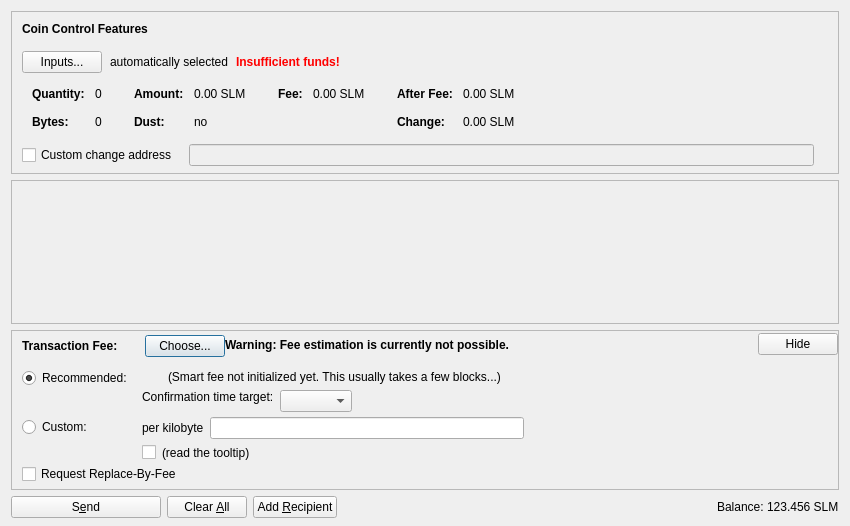
<?xml version="1.0" encoding="UTF-8"?>
<ui version="4.0">
 <class>SendCoinsDialog</class>
 <widget class="QDialog" name="SendCoinsDialog">
  <property name="geometry">
   <rect>
    <x>0</x>
    <y>0</y>
    <width>850</width>
    <height>526</height>
   </rect>
  </property>
  <property name="windowTitle">
   <string>Send Coins</string>
  </property>
  <layout class="QVBoxLayout" name="verticalLayout" stretch="0,1,0,0">
   <property name="bottomMargin">
    <number>8</number>
   </property>
   <item>
    <widget class="QFrame" name="frameCoinControl">
     <property name="sizePolicy">
      <sizepolicy hsizetype="Expanding" vsizetype="Expanding">
       <horstretch>0</horstretch>
       <verstretch>0</verstretch>
      </sizepolicy>
     </property>
     <property name="maximumSize">
      <size>
       <width>16777215</width>
       <height>16777215</height>
      </size>
     </property>
     <property name="frameShape">
      <enum>QFrame::StyledPanel</enum>
     </property>
     <property name="frameShadow">
      <enum>QFrame::Sunken</enum>
     </property>
     <layout class="QVBoxLayout" name="verticalLayoutCoinControl2">
      <property name="spacing">
       <number>0</number>
      </property>
      <property name="leftMargin">
       <number>0</number>
      </property>
      <property name="topMargin">
       <number>0</number>
      </property>
      <property name="rightMargin">
       <number>0</number>
      </property>
      <property name="bottomMargin">
       <number>6</number>
      </property>
      <item>
       <layout class="QVBoxLayout" name="verticalLayoutCoinControl" stretch="0,0,0,0,1">
        <property name="spacing">
         <number>0</number>
        </property>
        <property name="leftMargin">
         <number>10</number>
        </property>
        <property name="topMargin">
         <number>10</number>
        </property>
        <item>
         <layout class="QHBoxLayout" name="horizontalLayoutCoinControl1">
          <property name="bottomMargin">
           <number>15</number>
          </property>
          <item>
           <widget class="QLabel" name="labelCoinControlFeatures">
            <property name="sizePolicy">
             <sizepolicy hsizetype="Preferred" vsizetype="Maximum">
              <horstretch>0</horstretch>
              <verstretch>0</verstretch>
             </sizepolicy>
            </property>
            <property name="font">
             <font>
              <weight>75</weight>
              <bold>true</bold>
             </font>
            </property>
            <property name="styleSheet">
             <string notr="true">font-weight:bold;</string>
            </property>
            <property name="text">
             <string>Coin Control Features</string>
            </property>
           </widget>
          </item>
         </layout>
        </item>
        <item>
         <layout class="QHBoxLayout" name="horizontalLayoutCoinControl2" stretch="0,0,0,0">
          <property name="spacing">
           <number>8</number>
          </property>
          <property name="bottomMargin">
           <number>10</number>
          </property>
          <item>
           <widget class="QPushButton" name="pushButtonCoinControl">
            <property name="styleSheet">
             <string notr="true"/>
            </property>
            <property name="text">
             <string>Inputs...</string>
            </property>
            <property name="autoDefault">
             <bool>false</bool>
            </property>
           </widget>
          </item>
          <item>
           <widget class="QLabel" name="labelCoinControlAutomaticallySelected">
            <property name="text">
             <string>automatically selected</string>
            </property>
            <property name="margin">
             <number>5</number>
            </property>
           </widget>
          </item>
          <item>
           <widget class="QLabel" name="labelCoinControlInsuffFunds">
            <property name="font">
             <font>
              <weight>75</weight>
              <bold>true</bold>
             </font>
            </property>
            <property name="styleSheet">
             <string notr="true">color:red;font-weight:bold;</string>
            </property>
            <property name="text">
             <string>Insufficient funds!</string>
            </property>
            <property name="margin">
             <number>5</number>
            </property>
           </widget>
          </item>
          <item>
           <spacer name="horizontalSpacerCoinControl">
            <property name="orientation">
             <enum>Qt::Horizontal</enum>
            </property>
            <property name="sizeHint" stdset="0">
             <size>
              <width>40</width>
              <height>1</height>
             </size>
            </property>
           </spacer>
          </item>
         </layout>
        </item>
        <item>
         <widget class="QWidget" name="widgetCoinControl" native="true">
          <property name="sizePolicy">
           <sizepolicy hsizetype="Preferred" vsizetype="Preferred">
            <horstretch>0</horstretch>
            <verstretch>0</verstretch>
           </sizepolicy>
          </property>
          <property name="minimumSize">
           <size>
            <width>0</width>
            <height>0</height>
           </size>
          </property>
          <property name="styleSheet">
           <string notr="true"/>
          </property>
          <layout class="QHBoxLayout" name="horizontalLayoutCoinControl5">
           <property name="leftMargin">
            <number>0</number>
           </property>
           <property name="topMargin">
            <number>0</number>
           </property>
           <property name="rightMargin">
            <number>0</number>
           </property>
           <property name="bottomMargin">
            <number>0</number>
           </property>
           <item>
            <layout class="QHBoxLayout" name="horizontalLayoutCoinControl3" stretch="0,0,0,1">
             <property name="spacing">
              <number>20</number>
             </property>
             <property name="topMargin">
              <number>0</number>
             </property>
             <property name="bottomMargin">
              <number>10</number>
             </property>
             <item>
              <layout class="QFormLayout" name="formLayoutCoinControl1">
               <property name="horizontalSpacing">
                <number>10</number>
               </property>
               <property name="verticalSpacing">
                <number>14</number>
               </property>
               <property name="leftMargin">
                <number>10</number>
               </property>
               <property name="topMargin">
                <number>4</number>
               </property>
               <property name="rightMargin">
                <number>6</number>
               </property>
               <item row="0" column="0">
                <widget class="QLabel" name="labelCoinControlQuantityText">
                 <property name="font">
                  <font>
                   <weight>75</weight>
                   <bold>true</bold>
                  </font>
                 </property>
                 <property name="text">
                  <string>Quantity:</string>
                 </property>
                 <property name="margin">
                  <number>0</number>
                 </property>
                </widget>
               </item>
               <item row="0" column="1">
                <widget class="QLabel" name="labelCoinControlQuantity">
                 <property name="cursor">
                  <cursorShape>IBeamCursor</cursorShape>
                 </property>
                 <property name="contextMenuPolicy">
                  <enum>Qt::ActionsContextMenu</enum>
                 </property>
                 <property name="text">
                  <string notr="true">0</string>
                 </property>
                 <property name="margin">
                  <number>0</number>
                 </property>
                 <property name="textInteractionFlags">
                  <set>Qt::LinksAccessibleByMouse|Qt::TextSelectableByKeyboard|Qt::TextSelectableByMouse</set>
                 </property>
                </widget>
               </item>
               <item row="1" column="0">
                <widget class="QLabel" name="labelCoinControlBytesText">
                 <property name="font">
                  <font>
                   <weight>75</weight>
                   <bold>true</bold>
                  </font>
                 </property>
                 <property name="text">
                  <string>Bytes:</string>
                 </property>
                </widget>
               </item>
               <item row="1" column="1">
                <widget class="QLabel" name="labelCoinControlBytes">
                 <property name="cursor">
                  <cursorShape>IBeamCursor</cursorShape>
                 </property>
                 <property name="contextMenuPolicy">
                  <enum>Qt::ActionsContextMenu</enum>
                 </property>
                 <property name="text">
                  <string notr="true">0</string>
                 </property>
                 <property name="textInteractionFlags">
                  <set>Qt::LinksAccessibleByMouse|Qt::TextSelectableByKeyboard|Qt::TextSelectableByMouse</set>
                 </property>
                </widget>
               </item>
              </layout>
             </item>
             <item>
              <layout class="QFormLayout" name="formLayoutCoinControl2">
               <property name="horizontalSpacing">
                <number>10</number>
               </property>
               <property name="verticalSpacing">
                <number>14</number>
               </property>
               <property name="leftMargin">
                <number>6</number>
               </property>
               <property name="topMargin">
                <number>4</number>
               </property>
               <property name="rightMargin">
                <number>6</number>
               </property>
               <item row="0" column="0">
                <widget class="QLabel" name="labelCoinControlAmountText">
                 <property name="font">
                  <font>
                   <weight>75</weight>
                   <bold>true</bold>
                  </font>
                 </property>
                 <property name="text">
                  <string>Amount:</string>
                 </property>
                 <property name="margin">
                  <number>0</number>
                 </property>
                </widget>
               </item>
               <item row="0" column="1">
                <widget class="QLabel" name="labelCoinControlAmount">
                 <property name="cursor">
                  <cursorShape>IBeamCursor</cursorShape>
                 </property>
                 <property name="contextMenuPolicy">
                  <enum>Qt::ActionsContextMenu</enum>
                 </property>
                 <property name="text">
                  <string notr="true">0.00 SLM</string>
                 </property>
                 <property name="textInteractionFlags">
                  <set>Qt::LinksAccessibleByMouse|Qt::TextSelectableByKeyboard|Qt::TextSelectableByMouse</set>
                 </property>
                </widget>
               </item>
               <item row="1" column="0">
                <widget class="QLabel" name="labelCoinControlLowOutputText">
                 <property name="font">
                  <font>
                   <weight>75</weight>
                   <bold>true</bold>
                  </font>
                 </property>
                 <property name="text">
                  <string>Dust:</string>
                 </property>
                </widget>
               </item>
               <item row="1" column="1">
                <widget class="QLabel" name="labelCoinControlLowOutput">
                 <property name="cursor">
                  <cursorShape>IBeamCursor</cursorShape>
                 </property>
                 <property name="contextMenuPolicy">
                  <enum>Qt::ActionsContextMenu</enum>
                 </property>
                 <property name="text">
                  <string notr="true">no</string>
                 </property>
                 <property name="textInteractionFlags">
                  <set>Qt::LinksAccessibleByMouse|Qt::TextSelectableByKeyboard|Qt::TextSelectableByMouse</set>
                 </property>
                </widget>
               </item>
              </layout>
             </item>
             <item>
              <layout class="QFormLayout" name="formLayoutCoinControl3">
               <property name="horizontalSpacing">
                <number>10</number>
               </property>
               <property name="verticalSpacing">
                <number>14</number>
               </property>
               <property name="leftMargin">
                <number>6</number>
               </property>
               <property name="topMargin">
                <number>4</number>
               </property>
               <property name="rightMargin">
                <number>6</number>
               </property>
               <item row="0" column="0">
                <widget class="QLabel" name="labelCoinControlFeeText">
                 <property name="font">
                  <font>
                   <weight>75</weight>
                   <bold>true</bold>
                  </font>
                 </property>
                 <property name="text">
                  <string>Fee:</string>
                 </property>
                 <property name="margin">
                  <number>0</number>
                 </property>
                </widget>
               </item>
               <item row="0" column="1">
                <widget class="QLabel" name="labelCoinControlFee">
                 <property name="cursor">
                  <cursorShape>IBeamCursor</cursorShape>
                 </property>
                 <property name="contextMenuPolicy">
                  <enum>Qt::ActionsContextMenu</enum>
                 </property>
                 <property name="text">
                  <string notr="true">0.00 SLM</string>
                 </property>
                 <property name="textInteractionFlags">
                  <set>Qt::LinksAccessibleByMouse|Qt::TextSelectableByKeyboard|Qt::TextSelectableByMouse</set>
                 </property>
                </widget>
               </item>
              </layout>
             </item>
             <item>
              <layout class="QFormLayout" name="formLayoutCoinControl4">
               <property name="horizontalSpacing">
                <number>10</number>
               </property>
               <property name="verticalSpacing">
                <number>14</number>
               </property>
               <property name="leftMargin">
                <number>6</number>
               </property>
               <property name="topMargin">
                <number>4</number>
               </property>
               <property name="rightMargin">
                <number>6</number>
               </property>
               <item row="0" column="0">
                <widget class="QLabel" name="labelCoinControlAfterFeeText">
                 <property name="font">
                  <font>
                   <weight>75</weight>
                   <bold>true</bold>
                  </font>
                 </property>
                 <property name="text">
                  <string>After Fee:</string>
                 </property>
                 <property name="margin">
                  <number>0</number>
                 </property>
                </widget>
               </item>
               <item row="0" column="1">
                <widget class="QLabel" name="labelCoinControlAfterFee">
                 <property name="cursor">
                  <cursorShape>IBeamCursor</cursorShape>
                 </property>
                 <property name="contextMenuPolicy">
                  <enum>Qt::ActionsContextMenu</enum>
                 </property>
                 <property name="text">
                  <string notr="true">0.00 SLM</string>
                 </property>
                 <property name="textInteractionFlags">
                  <set>Qt::LinksAccessibleByMouse|Qt::TextSelectableByKeyboard|Qt::TextSelectableByMouse</set>
                 </property>
                </widget>
               </item>
               <item row="1" column="0">
                <widget class="QLabel" name="labelCoinControlChangeText">
                 <property name="font">
                  <font>
                   <weight>75</weight>
                   <bold>true</bold>
                  </font>
                 </property>
                 <property name="text">
                  <string>Change:</string>
                 </property>
                </widget>
               </item>
               <item row="1" column="1">
                <widget class="QLabel" name="labelCoinControlChange">
                 <property name="cursor">
                  <cursorShape>IBeamCursor</cursorShape>
                 </property>
                 <property name="contextMenuPolicy">
                  <enum>Qt::ActionsContextMenu</enum>
                 </property>
                 <property name="text">
                  <string notr="true">0.00 SLM</string>
                 </property>
                 <property name="textInteractionFlags">
                  <set>Qt::LinksAccessibleByMouse|Qt::TextSelectableByKeyboard|Qt::TextSelectableByMouse</set>
                 </property>
                </widget>
               </item>
              </layout>
             </item>
            </layout>
           </item>
          </layout>
         </widget>
        </item>
        <item>
         <layout class="QHBoxLayout" name="horizontalLayoutCoinControl4" stretch="0,0,0">
          <property name="spacing">
           <number>12</number>
          </property>
          <property name="sizeConstraint">
           <enum>QLayout::SetDefaultConstraint</enum>
          </property>
          <property name="topMargin">
           <number>5</number>
          </property>
          <property name="rightMargin">
           <number>5</number>
          </property>
          <item>
           <widget class="QCheckBox" name="checkBoxCoinControlChange">
            <property name="toolTip">
             <string>If this is activated, but the change address is empty or invalid, change will be sent to a newly generated address.</string>
            </property>
            <property name="text">
             <string>Custom change address</string>
            </property>
           </widget>
          </item>
          <item>
           <widget class="QValidatedLineEdit" name="lineEditCoinControlChange">
            <property name="enabled">
             <bool>false</bool>
            </property>
            <property name="sizePolicy">
             <sizepolicy hsizetype="Expanding" vsizetype="Fixed">
              <horstretch>0</horstretch>
              <verstretch>0</verstretch>
             </sizepolicy>
            </property>
           </widget>
          </item>
          <item>
           <widget class="QLabel" name="labelCoinControlChangeLabel">
            <property name="sizePolicy">
             <sizepolicy hsizetype="Preferred" vsizetype="Expanding">
              <horstretch>0</horstretch>
              <verstretch>0</verstretch>
             </sizepolicy>
            </property>
            <property name="minimumSize">
             <size>
              <width>0</width>
              <height>0</height>
             </size>
            </property>
            <property name="text">
             <string/>
            </property>
            <property name="margin">
             <number>3</number>
            </property>
           </widget>
          </item>
         </layout>
        </item>
        <item>
         <spacer name="verticalSpacerCoinControl">
          <property name="orientation">
           <enum>Qt::Vertical</enum>
          </property>
          <property name="sizeHint" stdset="0">
           <size>
            <width>800</width>
            <height>1</height>
           </size>
          </property>
         </spacer>
        </item>
       </layout>
      </item>
     </layout>
    </widget>
   </item>
   <item>
    <widget class="QScrollArea" name="scrollArea">
     <property name="widgetResizable">
      <bool>true</bool>
     </property>
     <widget class="QWidget" name="scrollAreaWidgetContents">
      <property name="geometry">
       <rect>
        <x>0</x>
        <y>0</y>
        <width>830</width>
        <height>104</height>
       </rect>
      </property>
      <layout class="QVBoxLayout" name="verticalLayout_2" stretch="0,1">
       <property name="leftMargin">
        <number>0</number>
       </property>
       <property name="topMargin">
        <number>0</number>
       </property>
       <property name="rightMargin">
        <number>0</number>
       </property>
       <property name="bottomMargin">
        <number>0</number>
       </property>
       <item>
        <layout class="QVBoxLayout" name="entries">
         <property name="spacing">
          <number>6</number>
         </property>
        </layout>
       </item>
       <item>
        <spacer name="verticalSpacer">
         <property name="orientation">
          <enum>Qt::Vertical</enum>
         </property>
         <property name="sizeHint" stdset="0">
          <size>
           <width>20</width>
           <height>40</height>
          </size>
         </property>
        </spacer>
       </item>
      </layout>
     </widget>
    </widget>
   </item>
   <item>
    <widget class="QFrame" name="frameFee">
     <property name="sizePolicy">
      <sizepolicy hsizetype="Expanding" vsizetype="Expanding">
       <horstretch>0</horstretch>
       <verstretch>0</verstretch>
      </sizepolicy>
     </property>
     <property name="maximumSize">
      <size>
       <width>16777215</width>
       <height>16777215</height>
      </size>
     </property>
     <property name="frameShape">
      <enum>QFrame::StyledPanel</enum>
     </property>
     <property name="frameShadow">
      <enum>QFrame::Sunken</enum>
     </property>
     <layout class="QVBoxLayout" name="verticalLayoutFee1">
      <property name="spacing">
       <number>0</number>
      </property>
      <property name="leftMargin">
       <number>0</number>
      </property>
      <property name="topMargin">
       <number>0</number>
      </property>
      <property name="rightMargin">
       <number>0</number>
      </property>
      <property name="bottomMargin">
       <number>0</number>
      </property>
      <item>
       <layout class="QVBoxLayout" name="verticalLayoutFee2" stretch="0,0,0">
        <property name="spacing">
         <number>0</number>
        </property>
        <property name="leftMargin">
         <number>10</number>
        </property>
        <property name="topMargin">
         <number>0</number>
        </property>
        <item>
         <layout class="QHBoxLayout" name="horizontalLayoutFee1">
          <property name="bottomMargin">
           <number>0</number>
          </property>
          <item>
           <layout class="QVBoxLayout" name="verticalLayoutFee7">
            <property name="spacing">
             <number>0</number>
            </property>
            <item>
             <spacer name="verticalSpacerSmartFee">
              <property name="orientation">
               <enum>Qt::Vertical</enum>
              </property>
              <property name="sizeType">
               <enum>QSizePolicy::Fixed</enum>
              </property>
              <property name="sizeHint" stdset="0">
               <size>
                <width>1</width>
                <height>4</height>
               </size>
              </property>
             </spacer>
            </item>
            <item>
             <layout class="QHBoxLayout" name="horizontalLayoutSmartFee">
              <property name="spacing">
               <number>10</number>
              </property>
              <item>
               <widget class="QLabel" name="labelFeeHeadline">
                <property name="sizePolicy">
                 <sizepolicy hsizetype="Preferred" vsizetype="Maximum">
                  <horstretch>0</horstretch>
                  <verstretch>0</verstretch>
                 </sizepolicy>
                </property>
                <property name="font">
                 <font>
                  <weight>75</weight>
                  <bold>true</bold>
                 </font>
                </property>
                <property name="styleSheet">
                 <string notr="true">font-weight:bold;</string>
                </property>
                <property name="text">
                 <string>Transaction Fee:</string>
                </property>
               </widget>
              </item>
              <item>
               <widget class="QLabel" name="labelFeeMinimized">
                <property name="text">
                 <string/>
                </property>
               </widget>
              </item>
              <item>
               <widget class="QPushButton" name="buttonChooseFee">
                <property name="text">
                 <string>Choose...</string>
                </property>
               </widget>
              </item>
             </layout>
            </item>
            <item>
             <spacer name="verticalSpacer_5">
              <property name="orientation">
               <enum>Qt::Vertical</enum>
              </property>
              <property name="sizeHint" stdset="0">
               <size>
                <width>1</width>
                <height>1</height>
               </size>
              </property>
             </spacer>
            </item>
           </layout>
          </item>
          <item>
           <widget class="QLabel" name="fallbackFeeWarningLabel">
            <property name="toolTip">
             <string>Using the fallbackfee can result in sending a transaction that will take several hours or days (or never) to confirm. Consider choosing your fee manually or wait until you have validated the complete chain.</string>
            </property>
            <property name="font">
            <font>
                <weight>75</weight>
                <bold>true</bold>
            </font>
            </property>
            <property name="text">
             <string>Warning: Fee estimation is currently not possible.</string>
            </property>
            <property name="wordWrap">
             <bool>false</bool>
            </property>
           </widget>
          </item>
          <item>
           <spacer name="horizontalSpacer_4">
            <property name="orientation">
             <enum>Qt::Horizontal</enum>
            </property>
            <property name="sizeType">
             <enum>QSizePolicy::MinimumExpanding</enum>
            </property>
            <property name="sizeHint" stdset="0">
             <size>
              <width>40</width>
              <height>20</height>
             </size>
            </property>
           </spacer>
          </item>
          <item>
           <widget class="QPushButton" name="buttonMinimizeFee">
            <property name="toolTip">
             <string>collapse fee-settings</string>
            </property>
            <property name="text">
             <string>Hide</string>
            </property>
           </widget>
          </item>
         </layout>
        </item>
        <item>
         <widget class="QFrame" name="frameFeeSelection">
          <layout class="QVBoxLayout" name="verticalLayoutFee12">
           <property name="spacing">
            <number>0</number>
           </property>
           <property name="leftMargin">
            <number>0</number>
           </property>
           <property name="topMargin">
            <number>0</number>
           </property>
           <property name="rightMargin">
            <number>0</number>
           </property>
           <property name="bottomMargin">
            <number>0</number>
           </property>
           <item>
            <layout class="QGridLayout" name="gridLayoutFee">
             <property name="topMargin">
              <number>10</number>
             </property>
             <property name="bottomMargin">
              <number>4</number>
             </property>
             <property name="horizontalSpacing">
              <number>10</number>
             </property>
             <property name="verticalSpacing">
              <number>4</number>
             </property>
             <item row="1" column="1">
              <layout class="QVBoxLayout" name="verticalLayoutFee8">
               <property name="spacing">
                <number>6</number>
               </property>
               <item>
                <layout class="QHBoxLayout" name="horizontalLayoutFee13">
                 <item>
                  <widget class="QLabel" name="labelCustomPerKilobyte">
                   <property name="toolTip">
                    <string>If the custom fee is set to 1000 satoshis and the transaction is only 250 bytes, then &quot;per kilobyte&quot; only pays 250 satoshis in fee, while &quot;total at least&quot; pays 1000 satoshis. For transactions bigger than a kilobyte both pay by kilobyte.</string>
                   </property>
                   <property name="text">
                    <string>per kilobyte</string>
                   </property>
                  </widget>
                 </item>
                 <item>
                  <widget class="SchleemsAmountField" name="customFee"/>
                 </item>
                 <item>
                  <spacer name="horizontalSpacer_6">
                   <property name="orientation">
                    <enum>Qt::Horizontal</enum>
                   </property>
                   <property name="sizeHint" stdset="0">
                    <size>
                     <width>1</width>
                     <height>1</height>
                    </size>
                   </property>
                  </spacer>
                 </item>
                </layout>
               </item>
               <item>
                <layout class="QHBoxLayout" name="horizontalLayoutFee8">
                 <item>
                  <widget class="QCheckBox" name="checkBoxMinimumFee">
                   <property name="toolTip">
                    <string>Paying only the minimum fee is just fine as long as there is less transaction volume than space in the blocks. But be aware that this can end up in a never confirming transaction once there is more demand for schleems transactions than the network can process.</string>
                   </property>
                   <property name="text">
                    <string/>
                   </property>
                  </widget>
                 </item>
                 <item>
                  <widget class="QLabel" name="labelMinFeeWarning">
                   <property name="enabled">
                    <bool>true</bool>
                   </property>
                   <property name="toolTip">
                    <string>Paying only the minimum fee is just fine as long as there is less transaction volume than space in the blocks. But be aware that this can end up in a never confirming transaction once there is more demand for schleems transactions than the network can process.</string>
                   </property>
                   <property name="text">
                    <string>(read the tooltip)</string>
                   </property>
                   <property name="margin">
                    <number>5</number>
                   </property>
                  </widget>
                 </item>
                 <item>
                  <spacer name="horizontalSpacer_2">
                   <property name="orientation">
                    <enum>Qt::Horizontal</enum>
                   </property>
                   <property name="sizeHint" stdset="0">
                    <size>
                     <width>1</width>
                     <height>1</height>
                    </size>
                   </property>
                  </spacer>
                 </item>
                </layout>
               </item>
              </layout>
             </item>
             <item row="0" column="0">
              <layout class="QVBoxLayout" name="verticalLayoutFee4" stretch="0,1">
               <item>
                <widget class="QRadioButton" name="radioSmartFee">
                 <property name="text">
                  <string>Recommended:</string>
                 </property>
                 <property name="checked">
                  <bool>true</bool>
                 </property>
                 <attribute name="buttonGroup">
                  <string notr="true">groupFee</string>
                 </attribute>
                </widget>
               </item>
               <item>
                <spacer name="verticalSpacer_2">
                 <property name="orientation">
                  <enum>Qt::Vertical</enum>
                 </property>
                 <property name="sizeHint" stdset="0">
                  <size>
                   <width>1</width>
                   <height>1</height>
                  </size>
                 </property>
                </spacer>
               </item>
              </layout>
             </item>
             <item row="1" column="0">
              <layout class="QVBoxLayout" name="verticalLayoutFee9" stretch="0,1">
               <item>
                <widget class="QRadioButton" name="radioCustomFee">
                 <property name="text">
                  <string>Custom:</string>
                 </property>
                 <attribute name="buttonGroup">
                  <string notr="true">groupFee</string>
                 </attribute>
                </widget>
               </item>
               <item>
                <spacer name="verticalSpacer_6">
                 <property name="orientation">
                  <enum>Qt::Vertical</enum>
                 </property>
                 <property name="sizeHint" stdset="0">
                  <size>
                   <width>1</width>
                   <height>1</height>
                  </size>
                 </property>
                </spacer>
               </item>
              </layout>
             </item>
             <item row="0" column="1">
              <layout class="QVBoxLayout" name="verticalLayoutFee3" stretch="0,0,1">
               <property name="spacing">
                <number>6</number>
               </property>
               <property name="topMargin">
                <number>2</number>
               </property>
               <item>
                <layout class="QHBoxLayout" name="horizontalLayoutFee12">
                 <item>
                  <widget class="QLabel" name="labelSmartFee">
                   <property name="text">
                    <string/>
                   </property>
                   <property name="margin">
                    <number>2</number>
                   </property>
                  </widget>
                 </item>
                 <item>
                  <widget class="QLabel" name="labelFeeEstimation">
                   <property name="text">
                    <string/>
                   </property>
                  </widget>
                 </item>
                 <item>
                  <widget class="QLabel" name="labelSmartFee2">
                   <property name="text">
                    <string>(Smart fee not initialized yet. This usually takes a few blocks...)</string>
                   </property>
                   <property name="margin">
                    <number>2</number>
                   </property>
                  </widget>
                 </item>
                 <item>
                  <spacer name="horizontalSpacer_5">
                   <property name="orientation">
                    <enum>Qt::Horizontal</enum>
                   </property>
                   <property name="sizeHint" stdset="0">
                    <size>
                     <width>1</width>
                     <height>1</height>
                    </size>
                   </property>
                  </spacer>
                 </item>
                </layout>
               </item>
               <item>
                <layout class="QHBoxLayout" name="horizontalLayoutFee9">
                 <item>
                  <layout class="QVBoxLayout" name="verticalLayoutFee6">
                   <item>
                    <widget class="QLabel" name="labelSmartFee3">
                     <property name="text">
                      <string>Confirmation time target:</string>
                     </property>
                     <property name="margin">
                      <number>2</number>
                     </property>
                    </widget>
                   </item>
                   <item>
                    <spacer name="verticalSpacer_3">
                     <property name="orientation">
                      <enum>Qt::Vertical</enum>
                     </property>
                     <property name="sizeHint" stdset="0">
                      <size>
                       <width>1</width>
                       <height>1</height>
                      </size>
                     </property>
                    </spacer>
                   </item>
                  </layout>
                 </item>
                 <item>
                  <layout class="QVBoxLayout" name="verticalLayoutFee5">
                   <property name="rightMargin">
                    <number>30</number>
                   </property>
                   <item>
                    <layout class="QHBoxLayout" name="horizontalLayoutConfTarget">
                     <property name="bottomMargin">
                      <number>0</number>
                     </property>
                     <item>
                      <widget class="QComboBox" name="confTargetSelector"/>
                     </item>
                     <item>
                      <spacer name="horizontalSpacerConfTarget">
                       <property name="orientation">
                        <enum>Qt::Horizontal</enum>
                       </property>
                       <property name="sizeHint" stdset="0">
                        <size>
                         <width>40</width>
                         <height>20</height>
                        </size>
                       </property>
                      </spacer>
                     </item>
                    </layout>
                   </item>
                  </layout>
                 </item>
                </layout>
               </item>
               <item>
                <spacer name="verticalSpacer_4">
                 <property name="orientation">
                  <enum>Qt::Vertical</enum>
                 </property>
                 <property name="sizeHint" stdset="0">
                  <size>
                   <width>1</width>
                   <height>1</height>
                  </size>
                 </property>
                </spacer>
               </item>
              </layout>
             </item>
            </layout>
           </item>
           <item>
            <widget class="QCheckBox" name="optInRBF">
             <property name="text">
              <string>Request Replace-By-Fee</string>
             </property>
             <property name="toolTip">
              <string>Indicates that the sender may wish to replace this transaction with a new one paying higher fees (prior to being confirmed).</string>
             </property>
            </widget>
           </item>
          </layout>
         </widget>
        </item>
        <item>
         <spacer name="verticalSpacerFee">
          <property name="orientation">
           <enum>Qt::Vertical</enum>
          </property>
          <property name="sizeHint" stdset="0">
           <size>
            <width>40</width>
            <height>5</height>
           </size>
          </property>
         </spacer>
        </item>
       </layout>
      </item>
     </layout>
    </widget>
   </item>
   <item>
    <layout class="QHBoxLayout" name="horizontalLayout">
     <item>
      <widget class="QPushButton" name="sendButton">
       <property name="minimumSize">
        <size>
         <width>150</width>
         <height>0</height>
        </size>
       </property>
       <property name="toolTip">
        <string>Confirm the send action</string>
       </property>
       <property name="text">
        <string>S&amp;end</string>
       </property>
       <property name="icon">
        <iconset resource="../schleems.qrc">
         <normaloff>:/icons/send</normaloff>:/icons/send</iconset>
       </property>
       <property name="autoDefault">
        <bool>false</bool>
       </property>
       <property name="default">
        <bool>false</bool>
       </property>
      </widget>
     </item>
     <item>
      <widget class="QPushButton" name="clearButton">
       <property name="sizePolicy">
        <sizepolicy hsizetype="Minimum" vsizetype="Fixed">
         <horstretch>0</horstretch>
         <verstretch>0</verstretch>
        </sizepolicy>
       </property>
       <property name="toolTip">
        <string>Clear all fields of the form.</string>
       </property>
       <property name="text">
        <string>Clear &amp;All</string>
       </property>
       <property name="icon">
        <iconset resource="../schleems.qrc">
         <normaloff>:/icons/remove</normaloff>:/icons/remove</iconset>
       </property>
       <property name="autoDefault">
        <bool>false</bool>
       </property>
      </widget>
     </item>
     <item>
      <widget class="QPushButton" name="addButton">
       <property name="toolTip">
        <string>Send to multiple recipients at once</string>
       </property>
       <property name="text">
        <string>Add &amp;Recipient</string>
       </property>
       <property name="icon">
        <iconset resource="../schleems.qrc">
         <normaloff>:/icons/add</normaloff>:/icons/add</iconset>
       </property>
       <property name="autoDefault">
        <bool>false</bool>
       </property>
      </widget>
     </item>
     <item>
      <spacer name="horizontalSpacer">
       <property name="orientation">
        <enum>Qt::Horizontal</enum>
       </property>
       <property name="sizeHint" stdset="0">
        <size>
         <width>40</width>
         <height>20</height>
        </size>
       </property>
      </spacer>
     </item>
     <item>
      <layout class="QHBoxLayout" name="horizontalLayout_2">
       <property name="spacing">
        <number>3</number>
       </property>
       <item>
        <widget class="QLabel" name="label">
         <property name="sizePolicy">
          <sizepolicy hsizetype="Preferred" vsizetype="Fixed">
           <horstretch>0</horstretch>
           <verstretch>0</verstretch>
          </sizepolicy>
         </property>
         <property name="text">
          <string>Balance:</string>
         </property>
        </widget>
       </item>
       <item>
        <widget class="QLabel" name="labelBalance">
         <property name="sizePolicy">
          <sizepolicy hsizetype="Preferred" vsizetype="Fixed">
           <horstretch>0</horstretch>
           <verstretch>0</verstretch>
          </sizepolicy>
         </property>
         <property name="cursor">
          <cursorShape>IBeamCursor</cursorShape>
         </property>
         <property name="text">
          <string notr="true">123.456 SLM</string>
         </property>
         <property name="textInteractionFlags">
          <set>Qt::LinksAccessibleByMouse|Qt::TextSelectableByKeyboard|Qt::TextSelectableByMouse</set>
         </property>
        </widget>
       </item>
      </layout>
     </item>
    </layout>
   </item>
  </layout>
 </widget>
 <customwidgets>
  <customwidget>
   <class>QValidatedLineEdit</class>
   <extends>QLineEdit</extends>
   <header>qvalidatedlineedit.h</header>
  </customwidget>
  <customwidget>
   <class>SchleemsAmountField</class>
   <extends>QLineEdit</extends>
   <header>schleemsamountfield.h</header>
   <container>1</container>
  </customwidget>
 </customwidgets>
 <resources>
  <include location="../schleems.qrc"/>
 </resources>
 <connections/>
 <buttongroups>
  <buttongroup name="groupFee"/>
 </buttongroups>
</ui>
